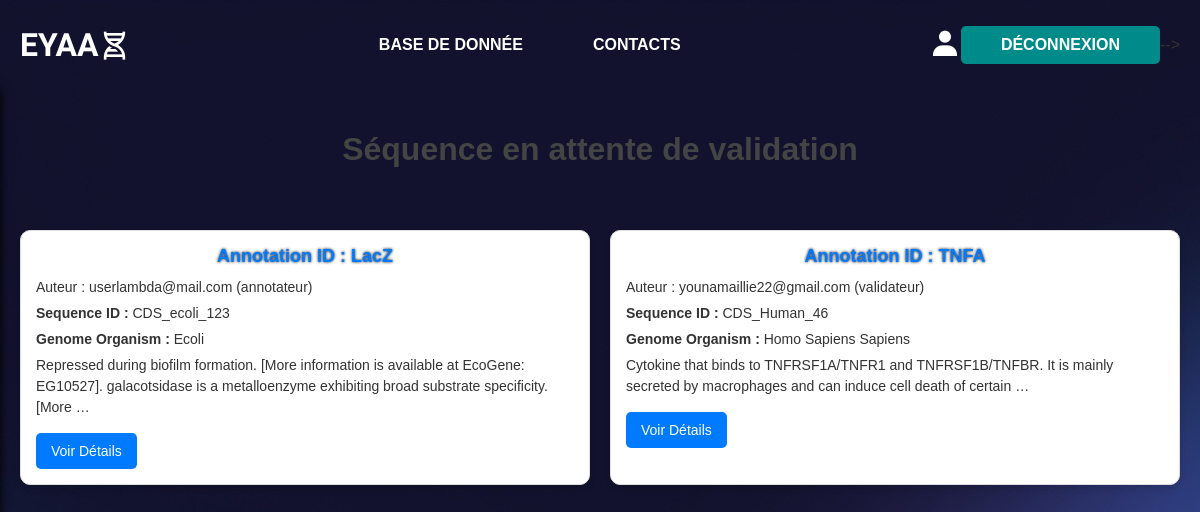
Page /outil_validation/ (signed in) on the committed database.
### core/models.py (models this page shows, shortened)
class Annotation(models.Model):
    annotation_id = models.CharField(max_length=20, primary_key=True)
    annotation_text = models.TextField()  # Définir un max ?
    annotation_author = models.ForeignKey(CustomUser, on_delete=models.CASCADE, related_name="annotations")
    is_validated = models.BooleanField(default=False)
    rejected_comment = models.TextField(blank=True, null=True)
    validation_date = models.DateTimeField(blank=True, null=True)
    sequence = models.OneToOneField(Sequence, on_delete=models.CASCADE,
                                    related_name="annotation")

class CustomUser(AbstractUser):
    username = None
    email = models.EmailField(unique=True, primary_key=True)
    role = models.CharField(max_length=20, choices=ROLE_CHOICES, default="lecteur")
    USERNAME_FIELD = "email"
    REQUIRED_FIELDS = ["first_name", "last_name"]
    objects = CustomUserManager()  # Lien avec le gestionnaire personnalisé
    def __str__(self):
        return f"{self.email} ({self.role})"

class Sequence(models.Model):
    sequence_id = models.CharField(max_length=20, primary_key=True)
    dna_sequence = models.TextField()
    aa_sequence = models.TextField()
    num_chromosome = models.IntegerField()
    sequence_start = models.IntegerField()
    sequence_stop = models.IntegerField()
    sequence_length = models.IntegerField()
    gene_name = models.CharField(max_length=20, blank=True, null=True)
    peptide_product = models.CharField(max_length=20, blank=True, null=True)
    STATUS_CHOICES = [("Nothing", "Non-annotée"),
                      ("Assigned", "Attribuée"),
                      ("Awaiting validation", "En attente de validation"),
                      ("Validated", "Validée")]
    sequence_status = models.CharField(max_length=50, choices=STATUS_CHOICES)
    genome = models.ForeignKey(Genome, on_delete=models.CASCADE,
                               related_name="sequences")

class Genome(models.Model):
    genome_id = models.CharField(max_length=20, primary_key=True)
    genome_sequence = models.TextField(validators=[RegexValidator(
        regex=r"^[ACGTU]*$",
        message="La séquence doit être uniquement "
        "composée des caractères ACGT ou U.")])
    TYPE_CHOICES = [("DNA", "ADN"), ("RNA", "ARN")]
    genome_type = models.CharField(max_length=3, choices=TYPE_CHOICES)
    organism = models.CharField(max_length=20)
    is_annotated = models.BooleanField(default=False)

### core/views.py (the view)
# urls.py: path("outil_validation/", views.annotations_listing, name="annotations_listing"),
@user_passes_test(is_validator)
def annotations_listing(request):
    non_validated_annotations = Annotation.objects.filter(sequence__sequence_status="Awaiting validation")
    return render(request, "core/annotations_non_validates.html", {"annotations": non_validated_annotations})

### core/views.py (called while the page is built)
def is_validator(user):
    return user.role == "validateur"

### core/templates/core/annotations_non_validates.html
{% extends "core/base.html" %}
{% load static %}
{% block content %}
<link rel="stylesheet" href="{% static 'core/style_annotations.css' %}">
<h1>Séquence en attente de validation</h1>
<div class="annotations-container">
    {% for annotation in annotations %}
        <div class="annotation-card">
            <h2>Annotation ID : {{ annotation.annotation_id }}</h2>
            <p>Auteur : {{ annotation.annotation_author }}</p>
            <p><strong>Sequence ID :</strong> {{ annotation.sequence.sequence_id }}</p>
            <p><strong>Genome Organism :</strong> {{ annotation.sequence.genome.organism }}</p>
            <p>{{ annotation.annotation_text|truncatewords:20 }}</p>
            <a href="{% url 'validate_annotation' annotation.annotation_id %}" class="btn-view">Voir Détails</a>
        </div>
    {% empty %}
        <p>Aucune annotation en attente de validation.</p>
    {% endfor %}
</div>
{% endblock %}

### core/static/core/style.css (style rules this page uses)
body, html { margin: 0; padding: 0; font-family: Avantgarde, sans-serif; height: 100vh; background: rgb(97,81,153); background-image: url("../images/hero-bg.jpg "); }
h2 { text-shadow: black 0 0 3px; text-align: center; font-size: 15px; }

### core/static/core/style_annotations.css (style rules this page uses)
body { font-family: Arial, sans-serif; margin: 0; padding: 0; background-color: #f5f5f5; color: #333; }
h1 { text-align: center; padding: 20px; color: #444; }
.annotations-container { display: grid; grid-template-columns: repeat(auto-fit, minmax(300px, 1fr)); gap: 20px; padding: 20px; max-width: 1200px; margin: 0 auto; }
.annotation-card { background: #fff; border: 1px solid #ddd; border-radius: 10px; padding: 15px; box-shadow: 0 4px 6px rgba(0, 0, 0, 0.1); transition: transform 0.2s, box-shadow 0.2s; }
.annotation-card h2 { font-size: 18px; margin: 0 0 10px; color: #007BFF; }
.annotation-card p { font-size: 14px; line-height: 1.5; margin: 5px 0; }
.btn-view { display: inline-block; margin-top: 10px; padding: 10px 15px; background-color: #007BFF; color: #fff; text-decoration: none; border-radius: 5px; font-size: 14px; transition: background-color 0.2s; }

### rows in the picture
Annotation: annotation_id "LacZ", annotation_author "userlambda@mail.com (annotateur)", sequence.sequence_id "CDS_ecoli_123", sequence.genome.organism "Ecoli", annotation_text "Repressed during biofilm formation. [More information is available at EcoGene: EG10527]. galacotsidase is a metalloenzyme exhibiting broad substrate specificity. [More …"
Annotation: annotation_id "TNFA", annotation_author "younamaillie22@gmail.com (validateur)", sequence.sequence_id "CDS_Human_46", sequence.genome.organism "Homo Sapiens Sapiens", annotation_text "Cytokine that binds to TNFRSF1A/TNFR1 and TNFRSF1B/TNFBR. It is mainly secreted by macrophages and can induce cell death of certain …"
